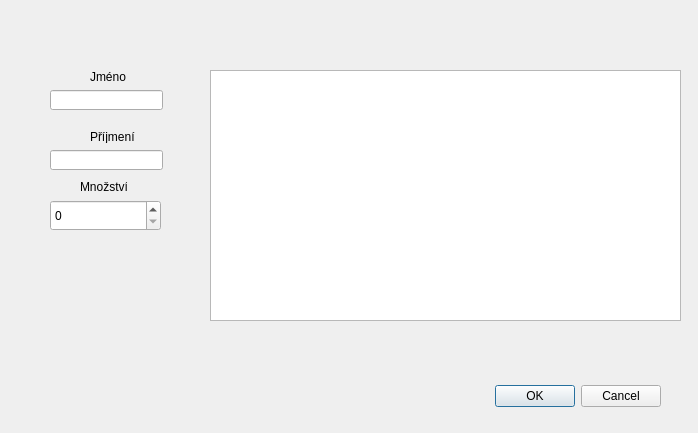
<?xml version="1.0" encoding="UTF-8"?>
<ui version="4.0">
 <class>Dialogpacient</class>
 <widget class="QDialog" name="Dialogpacient">
  <property name="geometry">
   <rect>
    <x>0</x>
    <y>0</y>
    <width>698</width>
    <height>433</height>
   </rect>
  </property>
  <property name="windowTitle">
   <string>Dialog</string>
  </property>
  <widget class="QDialogButtonBox" name="buttonBox">
   <property name="geometry">
    <rect>
     <x>320</x>
     <y>380</y>
     <width>341</width>
     <height>32</height>
    </rect>
   </property>
   <property name="orientation">
    <enum>Qt::Horizontal</enum>
   </property>
   <property name="standardButtons">
    <set>QDialogButtonBox::Cancel|QDialogButtonBox::Ok</set>
   </property>
  </widget>
  <widget class="QTableView" name="tableView">
   <property name="geometry">
    <rect>
     <x>210</x>
     <y>70</y>
     <width>471</width>
     <height>251</height>
    </rect>
   </property>
  </widget>
  <widget class="QLineEdit" name="lineEdit">
   <property name="geometry">
    <rect>
     <x>50</x>
     <y>90</y>
     <width>113</width>
     <height>20</height>
    </rect>
   </property>
  </widget>
  <widget class="QLineEdit" name="lineEdit_2">
   <property name="geometry">
    <rect>
     <x>50</x>
     <y>150</y>
     <width>113</width>
     <height>20</height>
    </rect>
   </property>
  </widget>
  <widget class="QLabel" name="label">
   <property name="geometry">
    <rect>
     <x>90</x>
     <y>70</y>
     <width>47</width>
     <height>13</height>
    </rect>
   </property>
   <property name="text">
    <string>Jméno</string>
   </property>
  </widget>
  <widget class="QLabel" name="label_2">
   <property name="geometry">
    <rect>
     <x>90</x>
     <y>130</y>
     <width>47</width>
     <height>13</height>
    </rect>
   </property>
   <property name="text">
    <string>Příjmení</string>
   </property>
  </widget>
  <widget class="QSpinBox" name="spinBox">
   <property name="geometry">
    <rect>
     <x>50</x>
     <y>200</y>
     <width>111</width>
     <height>31</height>
    </rect>
   </property>
  </widget>
  <widget class="QLabel" name="label_3">
   <property name="geometry">
    <rect>
     <x>80</x>
     <y>180</y>
     <width>47</width>
     <height>13</height>
    </rect>
   </property>
   <property name="text">
    <string>Množství</string>
   </property>
  </widget>
 </widget>
 <resources/>
 <connections>
  <connection>
   <sender>buttonBox</sender>
   <signal>accepted()</signal>
   <receiver>Dialogpacient</receiver>
   <slot>accept()</slot>
   <hints>
    <hint type="sourcelabel">
     <x>248</x>
     <y>254</y>
    </hint>
    <hint type="destinationlabel">
     <x>157</x>
     <y>274</y>
    </hint>
   </hints>
  </connection>
  <connection>
   <sender>buttonBox</sender>
   <signal>rejected()</signal>
   <receiver>Dialogpacient</receiver>
   <slot>reject()</slot>
   <hints>
    <hint type="sourcelabel">
     <x>316</x>
     <y>260</y>
    </hint>
    <hint type="destinationlabel">
     <x>286</x>
     <y>274</y>
    </hint>
   </hints>
  </connection>
 </connections>
</ui>
